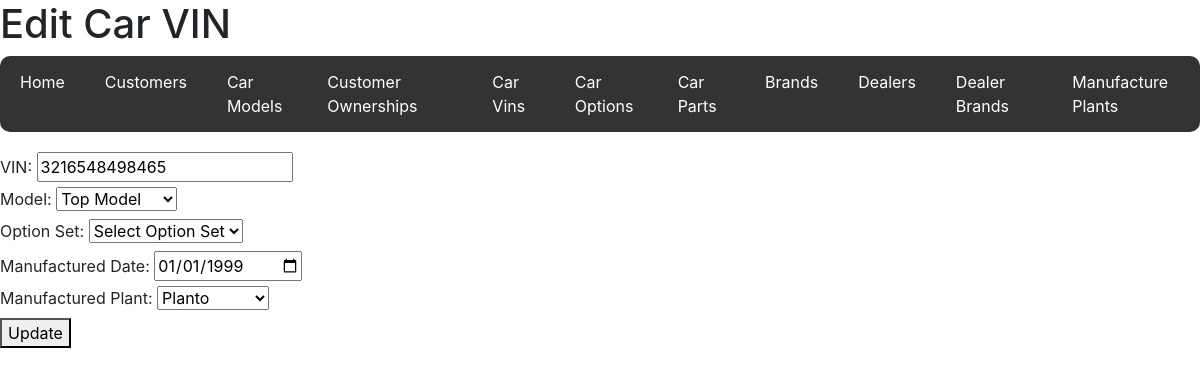
/car_vin/3216548498465, run on the app's committed database.
### code/models.py (models this page shows)
class CarVin(db.Model):
    __tablename__ = "Car_Vins"
    vin = db.Column(db.Integer, primary_key=True)
    model_id = db.Column(db.Integer, db.ForeignKey("Models.model_id"))
    option_set_id = db.Column(db.Integer, db.ForeignKey("Car_Options.option_set_id"))
    manufactured_date = db.Column(db.Date)
    manufactured_plant_id = db.Column(
        db.Integer, db.ForeignKey("Manufacture_Plant.manufacture_plant_id")
    )
    ownership = db.relationship("CustomerOwnership", back_populates="car_vin")
    car_model = db.relationship("CarModel", back_populates="car_vins")
    car_option = db.relationship("CarOption", back_populates="car_vins")
    manufacture_plant = db.relationship("ManufacturePlant", back_populates="car_vins")

class CarModel(db.Model):
    __tablename__ = "Models"
    model_id = db.Column(db.Integer, primary_key=True)
    model_name = db.Column(db.String(50))
    model_base_price = db.Column(db.Integer)
    brand_id = db.Column(db.Integer, db.ForeignKey("Brands.brand_id"))
    brand = db.relationship("Brand", back_populates="car_models")
    car_vins = db.relationship("CarVin", back_populates="car_model")
    car_options = db.relationship("CarOption", back_populates="car_model")

class ManufacturePlant(db.Model):
    __tablename__ = "Manufacture_Plant"
    manufacture_plant_id = db.Column(db.Integer, primary_key=True)
    plant_name = db.Column(db.String(50))
    plant_type = db.Column(db.String(7))
    plant_location = db.Column(db.String(100))
    company_owned = db.Column(db.Boolean)
    car_vins = db.relationship("CarVin", back_populates="manufacture_plant")

### code/routes/carvins.py (the view, shortened to what this page needs)
@carvins_bp.route("/car_vin/<int:vin>", methods=["GET", "POST"])
def view_car_vin(vin):
    car_vin = CarVin.query.get_or_404(vin)
    car_models = CarModel.query.all()
    car_models_dict = [
        {"model_id": m.model_id, "model_name": m.model_name} for m in car_models
    ]
    car_options = CarOption.query.all()
    car_options_dict = [
        {"option_set_id": o.option_set_id, "option_name": o.option_name}
        for o in car_options
    ]
    manufacture_plants = ManufacturePlant.query.all()
    manufacture_plants_dict = [
        {"manufacture_plant_id": p.manufacture_plant_id, "plant_name": p.plant_name}
        for p in manufacture_plants
    ]
    return render_template(
        "carvin_form.html",
        car_vin=car_vin,
        car_models=car_models_dict,
        car_options=car_options_dict,
        manufacture_plants=manufacture_plants_dict,
    )

### code/templates/carvin_form.html (shortened to what this page needs)
{% extends 'base.html' %}
{% block header %}
<h1>{% if car_vin %}Edit{% else %}New{% endif %} Car VIN</h1>
{% endblock %}
{% block content %}
<form action="{% if car_vin %}{{ url_for('carvins.view_car_vin', vin=car_vin.vin) }}{% else %}{{ url_for('carvins.new_car_vin') }}{% endif %}" method="POST">
    <label for="vin">VIN:</label>
    <input type="number" id="vin" name="vin" value="{{ car_vin.vin if car_vin else '' }}" required><br>
    <label for="model_id">Model:</label>
    <select id="model_id" name="model_id">
        {% for car_model in car_models %}
        <option value="{{ car_model.model_id }}" {% if car_vin and car_vin.model_id == car_model.model_id %}selected{% endif %}>
            {{ car_model.model_name }}
        </option>
        {% endfor %}
    </select><br>
    <label for="option_set_id">Option Set:</label>
    <select id="option_set_id" name="option_set_id">
        <option value="">Select Option Set</option>
    </select><br>
    <label for="manufactured_date">Manufactured Date:</label>
    <input type="date" id="manufactured_date" name="manufactured_date" value="{{ car_vin.manufactured_date if car_vin else '' }}"><br>
    <label for="manufactured_plant_id">Manufactured Plant:</label>
    <select id="manufactured_plant_id" name="manufactured_plant_id">
        {% for plant in manufacture_plants %}
        <option value="{{ plant.manufacture_plant_id }}" {% if car_vin and car_vin.manufactured_plant_id == plant.manufacture_plant_id %}selected{% endif %}>
            {{ plant.plant_name }}
        </option>
        {% endfor %}
    </select><br>
    <button type="submit">{% if car_vin %}Update{% else %}Create{% endif %}</button>
</form>
{% endblock %}

### data on the page
CarVin: vin "3216548498465", model_id "Top Model", manufactured_date "01/01/1999", manufactured_plant_id "Planto"
